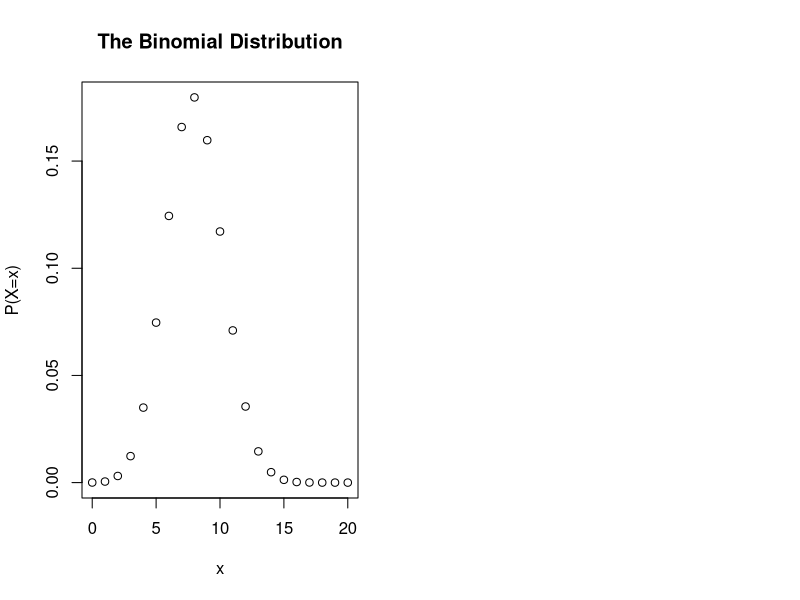

Generate this figure with R: (Note: this script raises an error after producing the figure.)
#create input variables
n=20
p=0.4
x=0:n

#probability mass distribution distribution 
pmd=dbinom(x,size=n,prob=p)
pmd

#Cumulative distribution function
cdd=pbinom(x,size=n,prob=p)
cdd

#ploting graphs 
par(mfrow=c(1,2))

plot(x,pmd,xlab="x",ylab="P(X=x)", main="The Binomial Distribution")
points(x, pmf, col = "blue")
lines(x, pmf, col = "blue")

plot(x,cdd,xlab="x",ylab=expression(P(X<=x)),main="Cumulative Distribution Function")
points(x, cdf, col = "red")
lines(x, cdf, col = "red")


